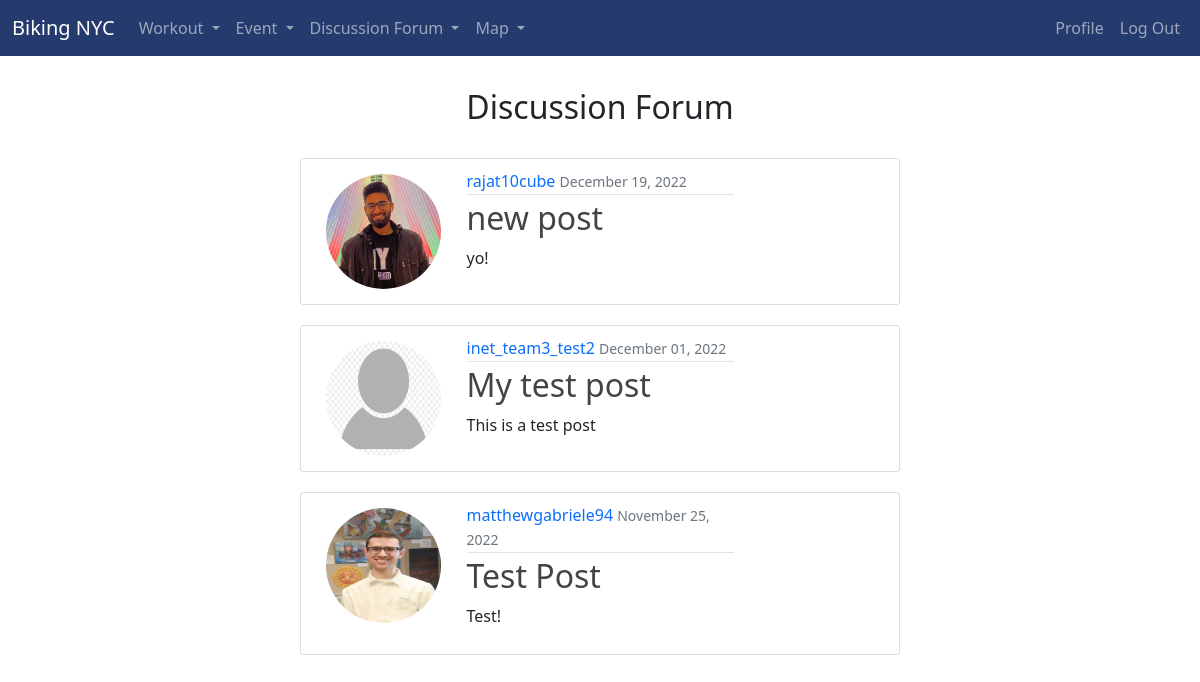
/post (signed in), run on the app's committed database.
### bikingapp/models.py (models this page shows, shortened)
class Post(models.Model):
    title = models.CharField(max_length=100)
    content = models.TextField()
    date_posted = models.DateTimeField(default=timezone.now)
    author = models.ForeignKey(settings.AUTH_USER_MODEL, on_delete=models.CASCADE)

class CustomUser(AbstractUser):
    def image_upload_to(self, instance=None):
        if instance:
            return os.path.join("Users", self.username, instance)
        return None
    STATUS = (
        ("regular", "regular"),
        ("subscriber", "subscriber"),
        ("moderator", "moderator"),
    )
    email = models.EmailField(unique=True)
    status = models.CharField(max_length=100, choices=STATUS, default="regular")
    description = models.TextField(
        "Description", max_length=600, default="", blank=True
    )
    image = models.ImageField(default="default/user.jpg", upload_to=image_upload_to)
    def __str__(self):
        return self.username

### bikingapp/views.py (the view)
# urls.py: path("post", PostListView.as_view(), name="forum"),
class PostListView(ListView):
    model = Post
    template_name = "discforum/forum.html"  # <app>/<model>_<viewtype>.html <- default template for class-based views, if template_name not specified # noqa: E501
    context_object_name = "posts"
    ordering = ["-date_posted"]

### bikingapp/templates/discforum/forum.html (shortened to what this page needs)
{% extends 'base.html' %}
{% block content %}
<div class="text-center" style="margin-top: 4vh;">
  <h2>Discussion Forum</h2>
</div>
<br>
{% for post in posts %}
<div class="col-6 content-section2">
  <div class="row">
    <div class="col-3">
      <article class="media">
        <img width="180px" height="170px" class="rounded-circle article-img" src="{{ post.author.image.url }}">
    </div>
    <div class="col-6">
      <div class="media-body">
        <div class="article-metadata">
          <a class="mr-2" href="{% url 'profile' post.author %}">{{ post.author }}</a>
          <small class="text-muted">{{ post.date_posted|date:"F d, Y" }}</small>
        </div>
        <h2><a class="article-title" href="{% url 'post-detail' post.id %}">{{ post.title }}</a></h2>
        <p class="article-content">{{ post.content }}</p>
      </div>
    </div>
  </div>
</div>
{% endfor %}
{% endblock content %}

### bikingapp/static/css/base.css (style rules this page uses)
.content-section2 { background: #ffffff; padding: 10px 20px; border: 1px solid #dddddd; border-radius: 3px; margin-bottom: 20px; margin-left: 25%; }
.article-title { color: #444444; text-decoration: none; }
.article-content { white-space: pre-line; }
.article-img { height: 125px; width: 125px; padding: 5px; }
.article-metadata { padding-bottom: 1px; margin-bottom: 4px; border-bottom: 1px solid #e3e3e3; text-decoration: none; }
.text-center { text-align: center; }

### bikingapp/templates/base.html (style rules this page uses)
a { text-decoration: none; }

### data on the page
Post: author.image (picture), author "rajat10cube", date_posted "December 19, 2022", title "new post", content "yo!"
Post: author.image (placeholder picture), author "inet_team3_test2", date_posted "December 01, 2022", title "My test post", content "This is a test post"
Post: author.image (picture), author "matthewgabriele94", date_posted "November 25, 2022", title "Test Post", content "Test!"
